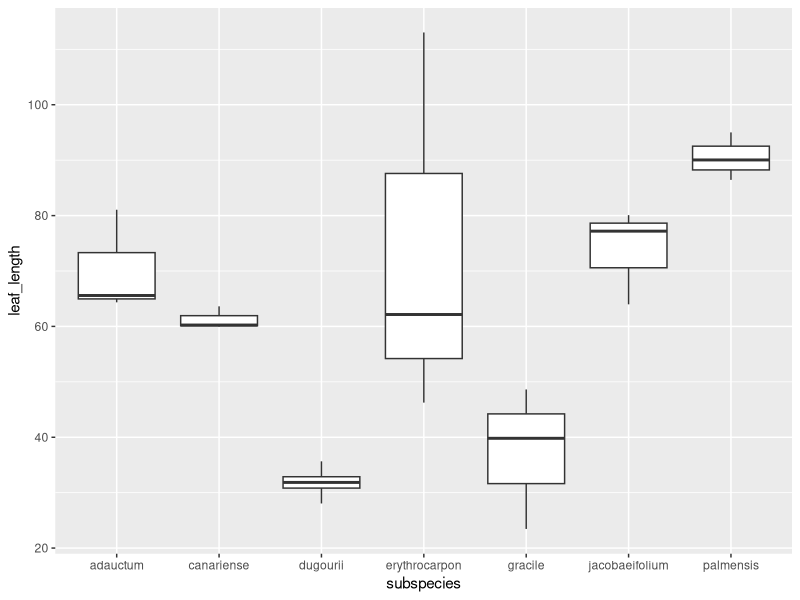
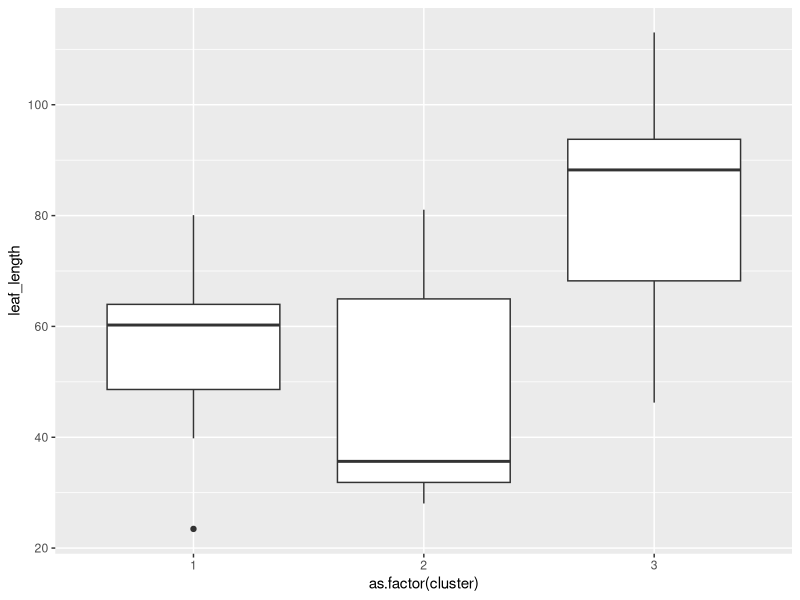
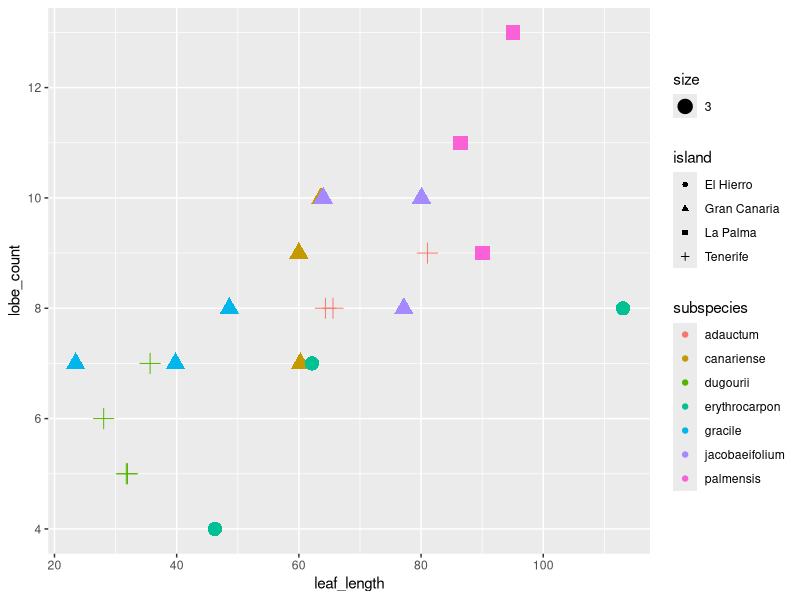
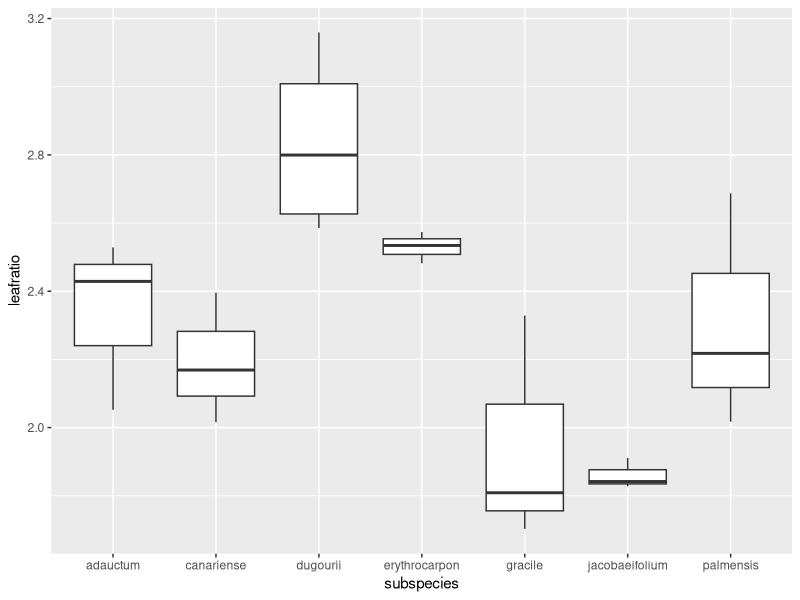
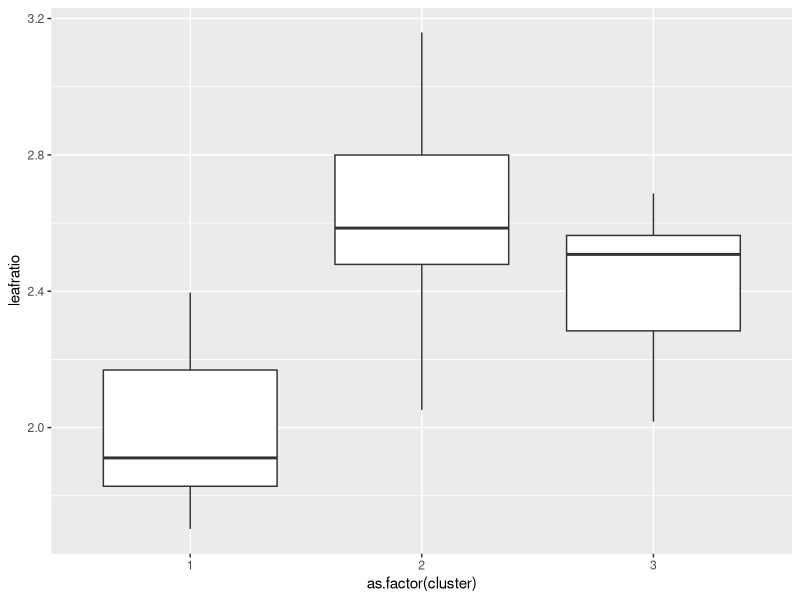
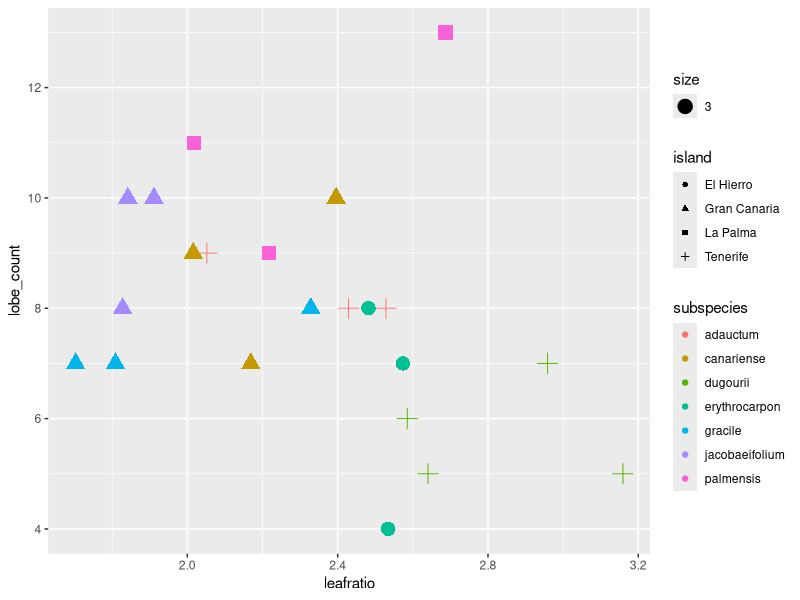
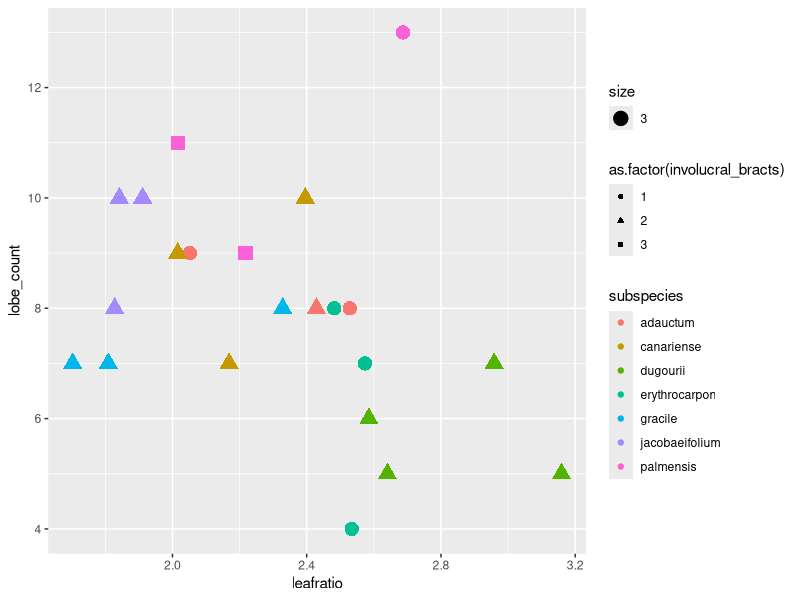
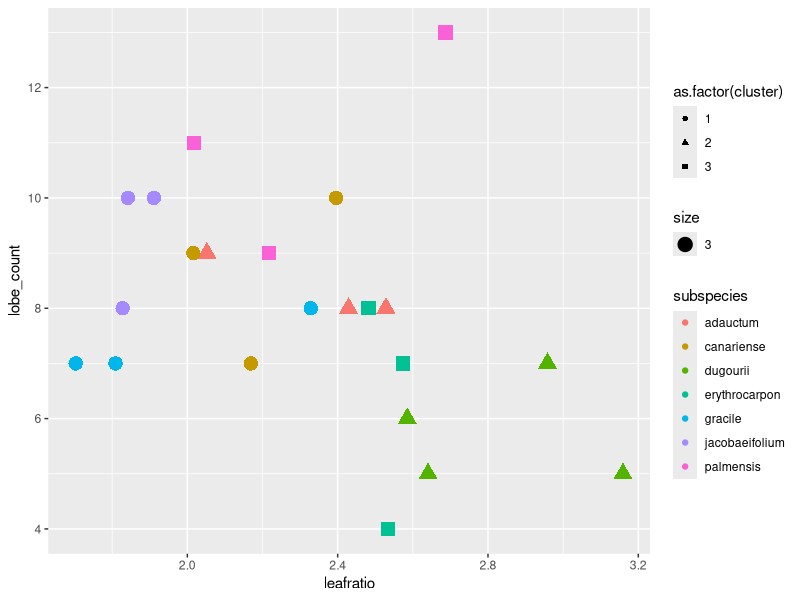

The R source for these figures, in order:
canary <- read.csv("Canary_island_Argyranthemum.csv", header = TRUE)
head(canary)
library(ggplot2)
ggplot(canary, aes(x=subspecies, y=leaf_length)) +
  geom_boxplot ()
ggplot(canary, aes(x=as.factor(cluster), y=leaf_length)) +
  geom_boxplot ()
ggplot(canary, aes(x=leaf_length, y=lobe_count, colour=subspecies, shape=island, size=3)) +
  geom_point ()

library(dplyr)
a <- mutate(canary, leafratio = (leaf_length/leaf_width))
names(canary)
names(a)


ggplot(a, aes(x=subspecies, y=leafratio)) +
  geom_boxplot ()
ggplot(a, aes(x=as.factor(cluster), y=leafratio)) +
  geom_boxplot ()
  ggplot(a, aes(x=leafratio, y=lobe_count, colour=subspecies, shape=island, size=3)) +
    geom_point ()
  
  ggplot(a, aes(x=leafratio, y=lobe_count, colour=subspecies, shape=as.factor(involucral_bracts), size=3)) +
    geom_point ()

ggplot(a, aes(x=leafratio, y=lobe_count, colour=subspecies, shape=as.factor(cluster), size=3)) +
  geom_point ()


model1 <- lm(leafratio ~ as.factor(cluster), data = a)
library (ggfortify)
autoplot(model1)
anova(model1)
summary(model1)


model2 <- lm(leaf_length ~ as.factor(cluster), data = a)
library (ggfortify)
autoplot(model2)
anova(model2)
summary(model2)
